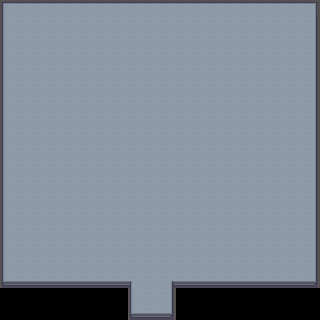

A level layout from a 2D game, rendered from its tile map. Below: a short description, then the map file with tile-grid data replaced by summaries:
An orthogonal 20x20 tile map with 16x16 px tiles, 3 tile layers (Background, Road, Prop) and 3 objects (2x Transaction, NPC).

<map version="1.10" tiledversion="1.12.2" class="MapMeta" orientation="orthogonal" renderorder="right-down" width="20" height="20" tilewidth="16" tileheight="16" infinite="0" nextlayerid="6" nextobjectid="4">
 <properties>
  <property name="mapId" value="9e19a1a7-85bb-523e-b1aa-5a9e5bd2d5a8" />
  <property name="mapName" value="镇医院" />
  <property name="parentMap" value="25f3952d-ec39-53af-a8c1-d523c43b80b0" />
  <property name="region" value="开源镇" />
  <property name="type" propertytype="MapType" value="inDoor" />
 </properties>
 <tileset firstgid="1" source="../../../tilesets/Godot_Autotiles_16x16.tsx" />
 <layer id="2" name="Background" width="20" height="20">
  <data>[400 cells, 366 non-empty, 11 distinct tile ids]</data>
 </layer>
 <layer id="3" name="Road" width="20" height="20">
  <data>[400 cells, 366 non-empty, 11 distinct tile ids]</data>
 </layer>
 <layer id="4" name="Prop" width="20" height="20">
  <data>[400 cells, 0 non-empty, 0 distinct tile ids]</data>
 </layer>
 <objectgroup id="5" name="Interactive">
  <object id="1" type="Transaction" x="144" y="288" width="16" height="16">
   <properties>
    <property name="from" value="25f3952d-ec39-53af-a8c1-d523c43b80b0" />
    <property name="to" value="9e19a1a7-85bb-523e-b1aa-5a9e5bd2d5a8" />
   </properties>
  </object>
  <object id="2" type="Transaction" x="128" y="304" width="48" height="16">
   <properties>
    <property name="from" value="9e19a1a7-85bb-523e-b1aa-5a9e5bd2d5a8" />
    <property name="to" value="25f3952d-ec39-53af-a8c1-d523c43b80b0" />
   </properties>
  </object>
  <object id="3" name="药贩子" type="NPC" x="151.943" y="149.541">
   <properties>
    <property name="npcId" value="a04f2657-ce6d-5777-9508-af927441a431" />
   </properties>
   <point />
  </object>
 </objectgroup>
</map>
